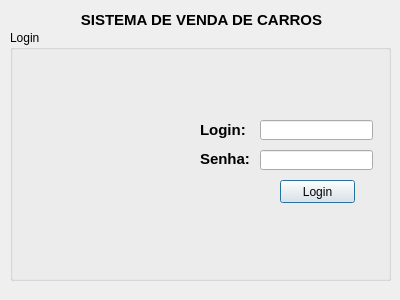
<?xml version="1.0" encoding="UTF-8"?>
<ui version="4.0">
 <class>login</class>
 <widget class="QDialog" name="login">
  <property name="geometry">
   <rect>
    <x>0</x>
    <y>0</y>
    <width>400</width>
    <height>300</height>
   </rect>
  </property>
  <property name="windowTitle">
   <string>Venda de Carros - Login</string>
  </property>
  <property name="windowIcon">
   <iconset resource="resources/resources.qrc">
    <normaloff>:/new/prefix1/car.png</normaloff>:/new/prefix1/car.png</iconset>
  </property>
  <widget class="QGroupBox" name="groupBox">
   <property name="geometry">
    <rect>
     <x>10</x>
     <y>30</y>
     <width>381</width>
     <height>251</height>
    </rect>
   </property>
   <property name="title">
    <string>Login</string>
   </property>
   <widget class="QLineEdit" name="lineEdit_username">
    <property name="geometry">
     <rect>
      <x>250</x>
      <y>90</y>
      <width>113</width>
      <height>20</height>
     </rect>
    </property>
   </widget>
   <widget class="QLineEdit" name="lineEdit_password">
    <property name="geometry">
     <rect>
      <x>250</x>
      <y>120</y>
      <width>113</width>
      <height>20</height>
     </rect>
    </property>
    <property name="echoMode">
     <enum>QLineEdit::Password</enum>
    </property>
   </widget>
   <widget class="QLabel" name="label_username">
    <property name="geometry">
     <rect>
      <x>190</x>
      <y>90</y>
      <width>47</width>
      <height>21</height>
     </rect>
    </property>
    <property name="text">
     <string>&lt;html&gt;&lt;head/&gt;&lt;body&gt;&lt;p&gt;&lt;span style=&quot; font-size:11pt; font-weight:600;&quot;&gt;Login: &lt;/span&gt;&lt;/p&gt;&lt;/body&gt;&lt;/html&gt;</string>
    </property>
   </widget>
   <widget class="QLabel" name="label_password">
    <property name="geometry">
     <rect>
      <x>190</x>
      <y>120</y>
      <width>51</width>
      <height>16</height>
     </rect>
    </property>
    <property name="text">
     <string>&lt;html&gt;&lt;head/&gt;&lt;body&gt;&lt;p&gt;&lt;span style=&quot; font-size:11pt; font-weight:600;&quot;&gt;Senha: &lt;/span&gt;&lt;/p&gt;&lt;/body&gt;&lt;/html&gt;</string>
    </property>
   </widget>
   <widget class="QPushButton" name="pushButtonLogin">
    <property name="geometry">
     <rect>
      <x>270</x>
      <y>150</y>
      <width>75</width>
      <height>23</height>
     </rect>
    </property>
    <property name="text">
     <string>Login</string>
    </property>
   </widget>
   <widget class="QLabel" name="label_picture">
    <property name="geometry">
     <rect>
      <x>26</x>
      <y>60</y>
      <width>131</width>
      <height>131</height>
     </rect>
    </property>
    <property name="text">
     <string>&lt;html&gt;&lt;head/&gt;&lt;body&gt;&lt;p&gt;&lt;br/&gt;&lt;/p&gt;&lt;/body&gt;&lt;/html&gt;</string>
    </property>
   </widget>
  </widget>
  <widget class="QLabel" name="label">
   <property name="geometry">
    <rect>
     <x>16</x>
     <y>10</y>
     <width>371</width>
     <height>20</height>
    </rect>
   </property>
   <property name="text">
    <string>&lt;html&gt;&lt;head/&gt;&lt;body&gt;&lt;p align=&quot;center&quot;&gt;&lt;span style=&quot; font-size:11pt; font-weight:600;&quot;&gt;SISTEMA DE VENDA DE CARROS&lt;/span&gt;&lt;/p&gt;&lt;/body&gt;&lt;/html&gt;</string>
   </property>
  </widget>
 </widget>
 <layoutdefault spacing="6" margin="11"/>
 <resources>
  <include location="resources/resources.qrc"/>
 </resources>
 <connections/>
</ui>
